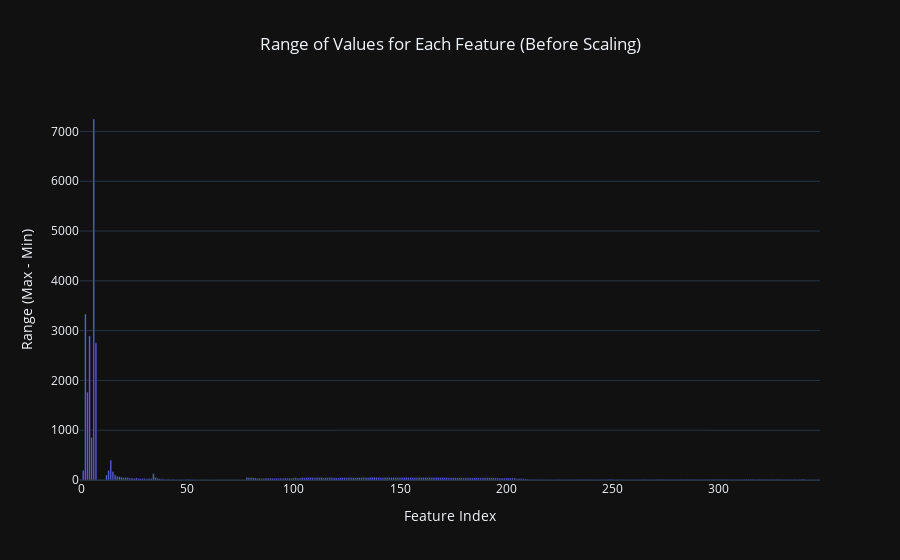

The cell this chart's notebook holds for it:
### Code cell
# --- Feature Analysis 2: Feature Scales ---
print(f"\n{'='*80}")
print("FEATURE ANALYSIS 2: NECESSITY OF FEATURE SCALING")
print(f"{'='*80}")

# Calculate the range (max - min) for each of the 348 features before scaling
feature_ranges = pd.DataFrame(X_train).describe().loc['max'] - pd.DataFrame(X_train).describe().loc['min']

# Create a bar plot of the feature ranges
fig_scales = px.bar(
    x=feature_ranges.index,
    y=feature_ranges.values,
    title='Range of Values for Each Feature (Before Scaling)',
    labels={'x': 'Feature Index', 'y': 'Range (Max - Min)'},
    template='plotly_dark'
)
fig_scales.update_layout(title_x=0.5)
fig_scales.show()

min_range = feature_ranges.min()
max_range = feature_ranges.max()
print(f"\n**Interpretation**: The ranges of the features vary dramatically.")
print(f"  - Smallest feature range: {min_range:.4f}")
print(f"  - Largest feature range:  {max_range:,.2f}")
print(f"  - Scale ratio: {max_range/min_range:,.0f}:1")
print("\nThis vast difference in scales makes **Standardization** (scaling to mean=0, std=1) absolutely essential for models like Logistic Regression and beneficial for all models during optimization.")

### Figure 1 — Plotly figure (JSON) as saved in the notebook; plotly's stock layout.template omitted (floating-point values rounded to 4 significant figures; data arrays with more than 128 entries replaced by an {"elided": "..."} marker saying what was removed)
{"data": [{"hovertemplate": "Feature Index=%{x}<br>Range (Max - Min)=%{y}<extra></extra>", "legendgroup": "", "marker": {"color": "#636efa", "pattern": {"shape": ""}}, "name": "", "orientation": "v", "showlegend": false, "textposition": "auto", "type": "bar", "x": {"elided": "348 int values"}, "xaxis": "x", "y": {"elided": "348 float values"}, "yaxis": "y"}], "layout": {"barmode": "relative", "legend": {"tracegroupgap": 0}, "title": {"text": "Range of Values for Each Feature (Before Scaling)", "x": 0.5}, "xaxis": {"anchor": "y", "domain": [0, 1], "title": {"text": "Feature Index"}}, "yaxis": {"anchor": "x", "domain": [0, 1], "title": {"text": "Range (Max - Min)"}}}}
